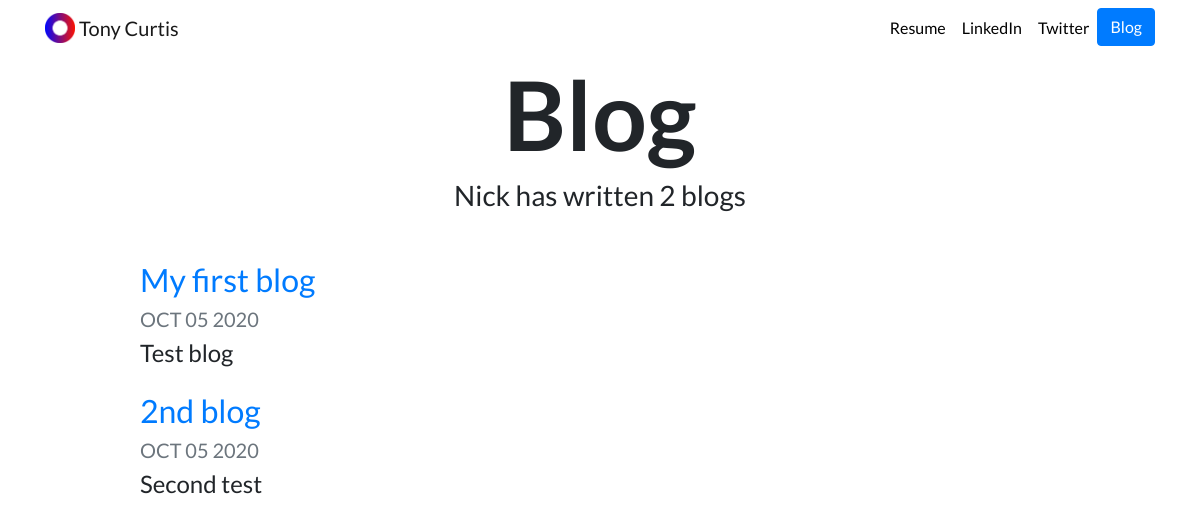
Screenshot of /blog/ with the database file from the repository.
### blog/models.py (models this page shows, shortened)
class Blog(models.Model):
    title = models.CharField(max_length=200)
    description = models.CharField(max_length=300)
    date = models.DateTimeField(null=True)
    body = models.TextField(max_length=30000)
    image = models.ImageField(upload_to='blog/images/', blank=True)
    url = models.URLField(blank=True)

### blog/views.py (the view)
# urls.py: path('', views.all_blogs, name="all_blogs"),
def all_blogs(request):
    blogs = Blog.objects.order_by('-date')
    return render(request, "blog/all_blogs.html", {'blogs': blogs})

### blog/templates/blog/all_blogs.html
{% extends "portfolio/base.html" %}
{% load static %}
{% block content %}
<h1 id="blogtitle" class="font-weight-bold text-center">Blog</h1>
<h3 class="text-center mb-5">Nick has written {{ blogs.count }} blog{{ blogs.count|pluralize }}</h3>
{% for blog in blogs %}
<div class="row justify-content-center my-3">
  <div class="col-md-10">
    <a href="{% url 'blog:detail' blog.id %}">
      <h2>{{ blog.title }}</h2>
    </a>
    <h5 class="text-muted">{{ blog.date|date:'M d Y'|upper }}</h5>
    <h4>{{ blog.description|striptags|truncatechars:100 }}</h4>
  </div>
</div>
{% endfor %}
{% endblock %}

### portfolio/static/portfolio/custom.css (style rules this page uses)
body { font-family: 'Lato', sans-serif; }
#blogtitle { font-size: 6rem; }

### rows the page displays
Blog: title "My first blog", date "OCT 05 2020", description "Test blog"
Blog: title "2nd blog", date "OCT 05 2020", description "Second test"

### other values shown
{{ blogs.count }} "2"
